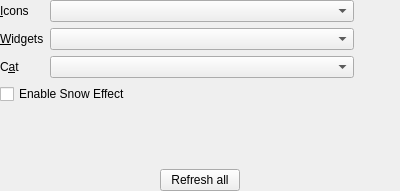
<?xml version="1.0" encoding="UTF-8"?>
<ui version="4.0">
 <class>ThemeCustomizationWidget</class>
 <widget class="QWidget" name="ThemeCustomizationWidget">
  <property name="geometry">
   <rect>
    <x>0</x>
    <y>0</y>
    <width>400</width>
    <height>191</height>
   </rect>
  </property>
  <property name="windowTitle">
   <string notr="true">Form</string>
  </property>
  <layout class="QVBoxLayout" name="verticalLayout">
   <property name="sizeConstraint">
    <enum>QLayout::SetMinimumSize</enum>
   </property>
   <property name="leftMargin">
    <number>0</number>
   </property>
   <property name="topMargin">
    <number>0</number>
   </property>
   <property name="rightMargin">
    <number>0</number>
   </property>
   <property name="bottomMargin">
    <number>0</number>
   </property>
   <item>
    <layout class="QFormLayout" name="formLayout">
     <item row="0" column="0">
      <widget class="QLabel" name="iconsLabel">
       <property name="text">
        <string>&amp;Icons</string>
       </property>
       <property name="buddy">
        <cstring>iconsComboBox</cstring>
       </property>
      </widget>
     </item>
     <item row="0" column="1">
      <layout class="QHBoxLayout" name="iconsLayout">
       <item>
        <widget class="QComboBox" name="iconsComboBox">
         <property name="sizePolicy">
          <sizepolicy hsizetype="Expanding" vsizetype="Fixed">
           <horstretch>0</horstretch>
           <verstretch>0</verstretch>
          </sizepolicy>
         </property>
         <property name="focusPolicy">
          <enum>Qt::StrongFocus</enum>
         </property>
        </widget>
       </item>
       <item>
        <widget class="QPushButton" name="iconsFolder">
         <property name="toolTip">
          <string>View icon themes folder.</string>
         </property>
         <property name="text">
          <string/>
         </property>
         <property name="icon">
          <iconset theme="viewfolder"/>
         </property>
         <property name="flat">
          <bool>true</bool>
         </property>
        </widget>
       </item>
      </layout>
     </item>
     <item row="1" column="0">
      <widget class="QLabel" name="widgetStyleLabel">
       <property name="text">
        <string>&amp;Widgets</string>
       </property>
       <property name="buddy">
        <cstring>widgetStyleComboBox</cstring>
       </property>
      </widget>
     </item>
     <item row="1" column="1">
      <layout class="QHBoxLayout" name="widgetStyleLayout">
       <item>
        <widget class="QComboBox" name="widgetStyleComboBox">
         <property name="sizePolicy">
          <sizepolicy hsizetype="Expanding" vsizetype="Fixed">
           <horstretch>0</horstretch>
           <verstretch>0</verstretch>
          </sizepolicy>
         </property>
         <property name="focusPolicy">
          <enum>Qt::StrongFocus</enum>
         </property>
        </widget>
       </item>
       <item>
        <widget class="QPushButton" name="widgetStyleFolder">
         <property name="toolTip">
          <string>View widget themes folder.</string>
         </property>
         <property name="text">
          <string/>
         </property>
         <property name="icon">
          <iconset theme="viewfolder"/>
         </property>
         <property name="flat">
          <bool>true</bool>
         </property>
        </widget>
       </item>
      </layout>
     </item>
     <item row="2" column="0">
      <widget class="QLabel" name="backgroundCatLabel">
       <property name="toolTip">
        <string>The cat appears in the background and is not shown by default. It is only made visible when pressing the Cat button in the Toolbar.</string>
       </property>
       <property name="text">
        <string>C&amp;at</string>
       </property>
       <property name="buddy">
        <cstring>backgroundCatComboBox</cstring>
       </property>
      </widget>
     </item>
     <item row="2" column="1">
      <layout class="QHBoxLayout" name="catLayout">
       <item>
        <widget class="QComboBox" name="backgroundCatComboBox">
         <property name="sizePolicy">
          <sizepolicy hsizetype="Expanding" vsizetype="Fixed">
           <horstretch>0</horstretch>
           <verstretch>0</verstretch>
          </sizepolicy>
         </property>
         <property name="focusPolicy">
          <enum>Qt::StrongFocus</enum>
         </property>
         <property name="toolTip">
          <string>The cat appears in the background and is not shown by default. It is only made visible when pressing the Cat button in the Toolbar.</string>
         </property>
        </widget>
       </item>
       <item>
        <widget class="QPushButton" name="catPackFolder">
         <property name="toolTip">
          <string>View cat packs folder.</string>
         </property>
         <property name="text">
          <string/>
         </property>
         <property name="icon">
          <iconset theme="viewfolder"/>
         </property>
         <property name="flat">
          <bool>true</bool>
         </property>
        </widget>
       </item>
      </layout>
     </item>
     <item row="3" column="0" colspan="2">
      <widget class="QCheckBox" name="snowCheckBox">
       <property name="text">
        <string>Enable Snow Effect</string>
       </property>
      </widget>
     </item>
    </layout>
   </item>
   <item>
    <layout class="QHBoxLayout" name="refreshLayout">
     <item>
      <spacer name="horizontalSpacer">
       <property name="orientation">
        <enum>Qt::Horizontal</enum>
       </property>
       <property name="sizeHint" stdset="0">
        <size>
         <width>40</width>
         <height>20</height>
        </size>
       </property>
      </spacer>
     </item>
     <item>
      <widget class="QPushButton" name="refreshButton">
       <property name="text">
        <string>Refresh all</string>
       </property>
      </widget>
     </item>
     <item>
      <spacer name="horizontalSpacer_2">
       <property name="orientation">
        <enum>Qt::Horizontal</enum>
       </property>
       <property name="sizeHint" stdset="0">
        <size>
         <width>40</width>
         <height>20</height>
        </size>
       </property>
      </spacer>
     </item>
    </layout>
   </item>
  </layout>
 </widget>
 <resources/>
 <connections/>
</ui>
